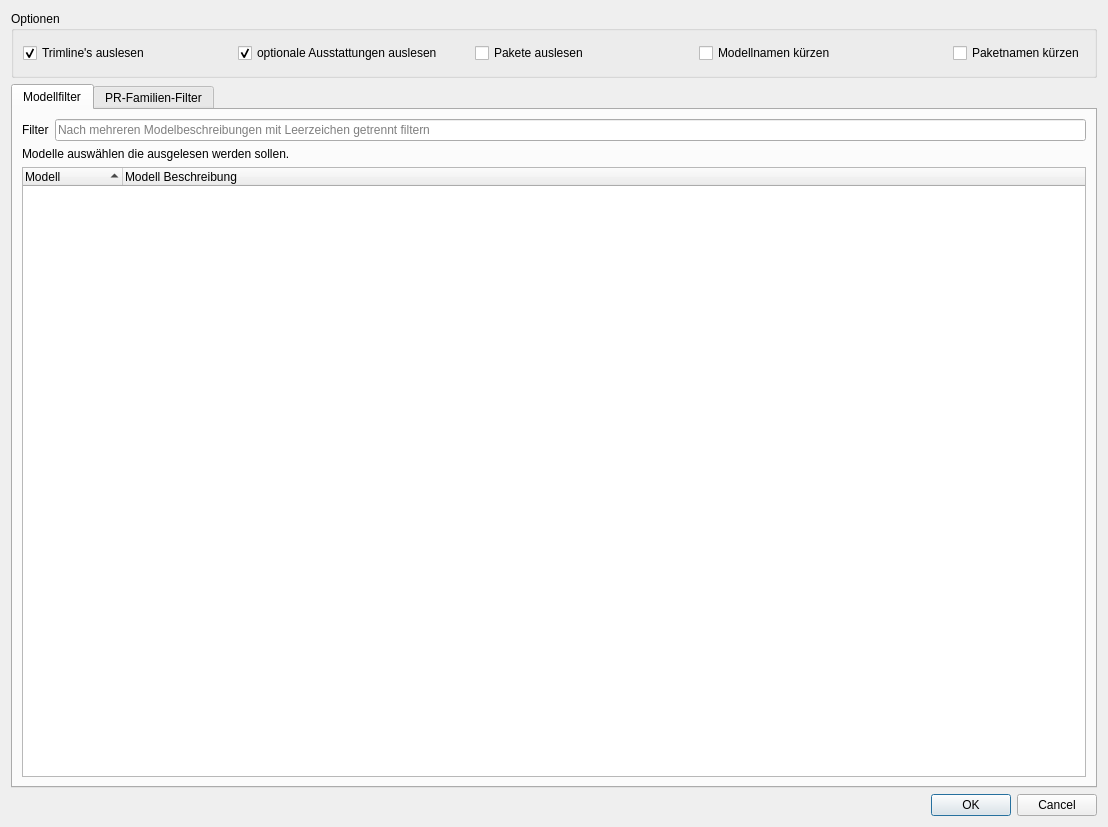
<?xml version="1.0" encoding="UTF-8"?>
<ui version="4.0">
 <class>VPlus_dialog</class>
 <widget class="QDialog" name="VPlus_dialog">
  <property name="geometry">
   <rect>
    <x>0</x>
    <y>0</y>
    <width>1108</width>
    <height>827</height>
   </rect>
  </property>
  <property name="windowTitle">
   <string>V-Plus Browser Leseoptionen</string>
  </property>
  <property name="windowIcon">
   <iconset resource="res/preset_editor_rsc.qrc">
    <normaloff>:/main/RK_Icon.png</normaloff>:/main/RK_Icon.png</iconset>
  </property>
  <layout class="QVBoxLayout" name="verticalLayout">
   <item>
    <widget class="QGroupBox" name="option_box">
     <property name="title">
      <string>Optionen</string>
     </property>
     <layout class="QHBoxLayout" name="horizontalLayout_3">
      <property name="spacing">
       <number>5</number>
      </property>
      <property name="leftMargin">
       <number>9</number>
      </property>
      <property name="topMargin">
       <number>9</number>
      </property>
      <property name="rightMargin">
       <number>9</number>
      </property>
      <property name="bottomMargin">
       <number>9</number>
      </property>
      <item alignment="Qt::AlignLeft">
       <widget class="QCheckBox" name="check_read_trim">
        <property name="text">
         <string>Trimline's auslesen</string>
        </property>
        <property name="icon">
         <iconset resource="res/preset_editor_rsc.qrc">
          <normaloff>:/type/car.png</normaloff>:/type/car.png</iconset>
        </property>
        <property name="checked">
         <bool>true</bool>
        </property>
       </widget>
      </item>
      <item alignment="Qt::AlignHCenter">
       <widget class="QCheckBox" name="check_read_options">
        <property name="text">
         <string>optionale Ausstattungen auslesen</string>
        </property>
        <property name="icon">
         <iconset resource="res/preset_editor_rsc.qrc">
          <normaloff>:/type/options.png</normaloff>:/type/options.png</iconset>
        </property>
        <property name="checked">
         <bool>true</bool>
        </property>
       </widget>
      </item>
      <item alignment="Qt::AlignHCenter">
       <widget class="QCheckBox" name="check_read_packages">
        <property name="sizePolicy">
         <sizepolicy hsizetype="Preferred" vsizetype="Fixed">
          <horstretch>0</horstretch>
          <verstretch>0</verstretch>
         </sizepolicy>
        </property>
        <property name="minimumSize">
         <size>
          <width>158</width>
          <height>26</height>
         </size>
        </property>
        <property name="text">
         <string>Pakete auslesen</string>
        </property>
        <property name="icon">
         <iconset resource="res/preset_editor_rsc.qrc">
          <normaloff>:/type/pkg.png</normaloff>:/type/pkg.png</iconset>
        </property>
       </widget>
      </item>
      <item alignment="Qt::AlignHCenter">
       <widget class="QCheckBox" name="check_short_names">
        <property name="sizePolicy">
         <sizepolicy hsizetype="Expanding" vsizetype="Fixed">
          <horstretch>0</horstretch>
          <verstretch>0</verstretch>
         </sizepolicy>
        </property>
        <property name="text">
         <string>Modellnamen kürzen</string>
        </property>
       </widget>
      </item>
      <item alignment="Qt::AlignRight">
       <widget class="QCheckBox" name="check_short_pkg_names">
        <property name="sizePolicy">
         <sizepolicy hsizetype="Expanding" vsizetype="Fixed">
          <horstretch>0</horstretch>
          <verstretch>0</verstretch>
         </sizepolicy>
        </property>
        <property name="text">
         <string>Paketnamen kürzen</string>
        </property>
       </widget>
      </item>
     </layout>
    </widget>
   </item>
   <item>
    <widget class="QTabWidget" name="tabWidget_Excel">
     <property name="currentIndex">
      <number>0</number>
     </property>
     <widget class="QWidget" name="tab_models">
      <attribute name="icon">
       <iconset resource="res/preset_editor_rsc.qrc">
        <normaloff>:/type/car.png</normaloff>:/type/car.png</iconset>
      </attribute>
      <attribute name="title">
       <string>Modellfilter</string>
      </attribute>
      <layout class="QVBoxLayout" name="verticalLayout_3">
       <item>
        <layout class="QHBoxLayout" name="horizontalLayout_4">
         <item>
          <widget class="QLabel" name="label_filter_Models">
           <property name="text">
            <string>Filter</string>
           </property>
          </widget>
         </item>
         <item>
          <widget class="QLineEdit" name="lineEdit_filter_Models">
           <property name="placeholderText">
            <string>Nach mehreren Modelbeschreibungen mit Leerzeichen getrennt filtern</string>
           </property>
          </widget>
         </item>
        </layout>
       </item>
       <item>
        <widget class="QLabel" name="label_2">
         <property name="text">
          <string>Modelle auswählen die ausgelesen werden sollen.</string>
         </property>
        </widget>
       </item>
       <item>
        <widget class="QTreeWidget" name="treeWidget_Models">
         <property name="editTriggers">
          <set>QAbstractItemView::NoEditTriggers</set>
         </property>
         <property name="showDropIndicator" stdset="0">
          <bool>false</bool>
         </property>
         <property name="alternatingRowColors">
          <bool>true</bool>
         </property>
         <property name="selectionMode">
          <enum>QAbstractItemView::ExtendedSelection</enum>
         </property>
         <property name="selectionBehavior">
          <enum>QAbstractItemView::SelectRows</enum>
         </property>
         <property name="itemsExpandable">
          <bool>false</bool>
         </property>
         <property name="sortingEnabled">
          <bool>true</bool>
         </property>
         <property name="expandsOnDoubleClick">
          <bool>false</bool>
         </property>
         <column>
          <property name="text">
           <string>Modell</string>
          </property>
         </column>
         <column>
          <property name="text">
           <string>Modell Beschreibung</string>
          </property>
         </column>
        </widget>
       </item>
      </layout>
     </widget>
     <widget class="QWidget" name="tab_pr_family">
      <attribute name="icon">
       <iconset resource="res/preset_editor_rsc.qrc">
        <normaloff>:/type/options.png</normaloff>:/type/options.png</iconset>
      </attribute>
      <attribute name="title">
       <string>PR-Familien-Filter</string>
      </attribute>
      <layout class="QVBoxLayout" name="verticalLayout_2">
       <item>
        <widget class="QGroupBox" name="family_box">
         <property name="font">
          <font>
           <pointsize>8</pointsize>
          </font>
         </property>
         <property name="title">
          <string>PR-Familien Filter Vorlagen</string>
         </property>
         <layout class="QHBoxLayout" name="horizontalLayout_2">
          <property name="spacing">
           <number>5</number>
          </property>
          <property name="leftMargin">
           <number>9</number>
          </property>
          <property name="topMargin">
           <number>9</number>
          </property>
          <property name="rightMargin">
           <number>9</number>
          </property>
          <property name="bottomMargin">
           <number>9</number>
          </property>
          <item>
           <widget class="QCheckBox" name="btn_filter_all">
            <property name="text">
             <string>Alle</string>
            </property>
            <property name="checkable">
             <bool>true</bool>
            </property>
           </widget>
          </item>
          <item>
           <widget class="QCheckBox" name="btn_filter_int">
            <property name="text">
             <string>Interieur I/VX-13</string>
            </property>
            <property name="checkable">
             <bool>true</bool>
            </property>
            <property name="checked">
             <bool>true</bool>
            </property>
           </widget>
          </item>
          <item>
           <widget class="QCheckBox" name="btn_filter_ext">
            <property name="text">
             <string>Exterieur I/VX-13</string>
            </property>
            <property name="checkable">
             <bool>true</bool>
            </property>
            <property name="checked">
             <bool>true</bool>
            </property>
           </widget>
          </item>
          <item>
           <widget class="QCheckBox" name="check_pr_fam_filter_packages">
            <property name="sizePolicy">
             <sizepolicy hsizetype="Preferred" vsizetype="Fixed">
              <horstretch>0</horstretch>
              <verstretch>0</verstretch>
             </sizepolicy>
            </property>
            <property name="minimumSize">
             <size>
              <width>158</width>
              <height>26</height>
             </size>
            </property>
            <property name="text">
             <string>PR-Familien Filter auf Pakete anwenden</string>
            </property>
            <property name="icon">
             <iconset resource="res/preset_editor_rsc.qrc">
              <normaloff>:/type/pkg.png</normaloff>:/type/pkg.png</iconset>
            </property>
           </widget>
          </item>
         </layout>
        </widget>
       </item>
       <item>
        <layout class="QHBoxLayout" name="horizontalLayout">
         <item>
          <widget class="QLabel" name="label_filter_PR_fam">
           <property name="text">
            <string>Filter</string>
           </property>
          </widget>
         </item>
         <item>
          <widget class="QLineEdit" name="lineEdit_filter_PR_Fam">
           <property name="placeholderText">
            <string>Nach mehreren PR Familien mit Leerzeichen getrennt filtern</string>
           </property>
          </widget>
         </item>
        </layout>
       </item>
       <item>
        <widget class="QLabel" name="label">
         <property name="text">
          <string>PR Familien auswählen die ausgelesen werden sollen.</string>
         </property>
        </widget>
       </item>
       <item>
        <widget class="QTreeWidget" name="treeWidget_PR_fam">
         <property name="editTriggers">
          <set>QAbstractItemView::NoEditTriggers</set>
         </property>
         <property name="showDropIndicator" stdset="0">
          <bool>false</bool>
         </property>
         <property name="alternatingRowColors">
          <bool>true</bool>
         </property>
         <property name="selectionMode">
          <enum>QAbstractItemView::ExtendedSelection</enum>
         </property>
         <property name="selectionBehavior">
          <enum>QAbstractItemView::SelectRows</enum>
         </property>
         <property name="itemsExpandable">
          <bool>false</bool>
         </property>
         <property name="sortingEnabled">
          <bool>true</bool>
         </property>
         <property name="expandsOnDoubleClick">
          <bool>false</bool>
         </property>
         <column>
          <property name="text">
           <string>PR-Familie</string>
          </property>
         </column>
         <column>
          <property name="text">
           <string>PR-Familien Text</string>
          </property>
         </column>
        </widget>
       </item>
      </layout>
     </widget>
    </widget>
   </item>
   <item>
    <widget class="QDialogButtonBox" name="buttonBox">
     <property name="orientation">
      <enum>Qt::Horizontal</enum>
     </property>
     <property name="standardButtons">
      <set>QDialogButtonBox::Cancel|QDialogButtonBox::Ok</set>
     </property>
    </widget>
   </item>
  </layout>
 </widget>
 <resources>
  <include location="res/preset_editor_rsc.qrc"/>
 </resources>
 <connections>
  <connection>
   <sender>buttonBox</sender>
   <signal>accepted()</signal>
   <receiver>VPlus_dialog</receiver>
   <slot>accept()</slot>
   <hints>
    <hint type="sourcelabel">
     <x>274</x>
     <y>813</y>
    </hint>
    <hint type="destinationlabel">
     <x>157</x>
     <y>274</y>
    </hint>
   </hints>
  </connection>
  <connection>
   <sender>buttonBox</sender>
   <signal>rejected()</signal>
   <receiver>VPlus_dialog</receiver>
   <slot>reject()</slot>
   <hints>
    <hint type="sourcelabel">
     <x>342</x>
     <y>813</y>
    </hint>
    <hint type="destinationlabel">
     <x>286</x>
     <y>274</y>
    </hint>
   </hints>
  </connection>
 </connections>
</ui>
